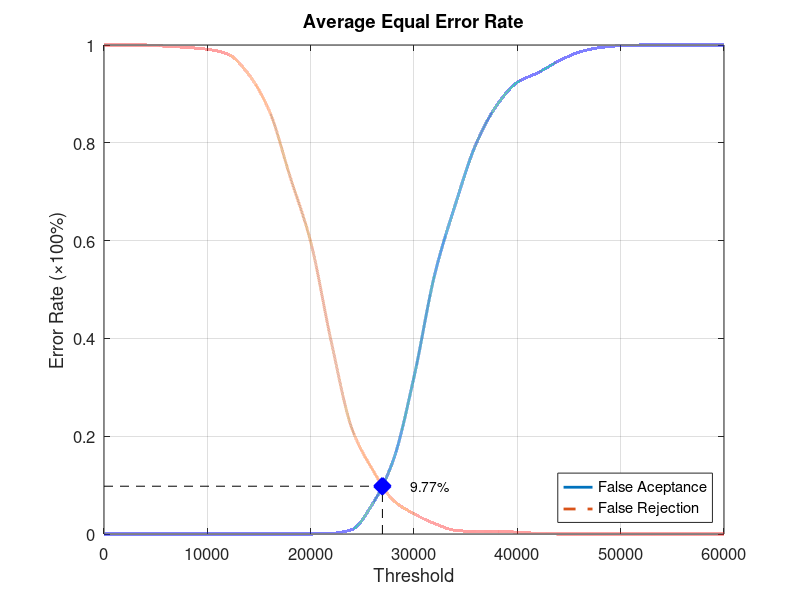
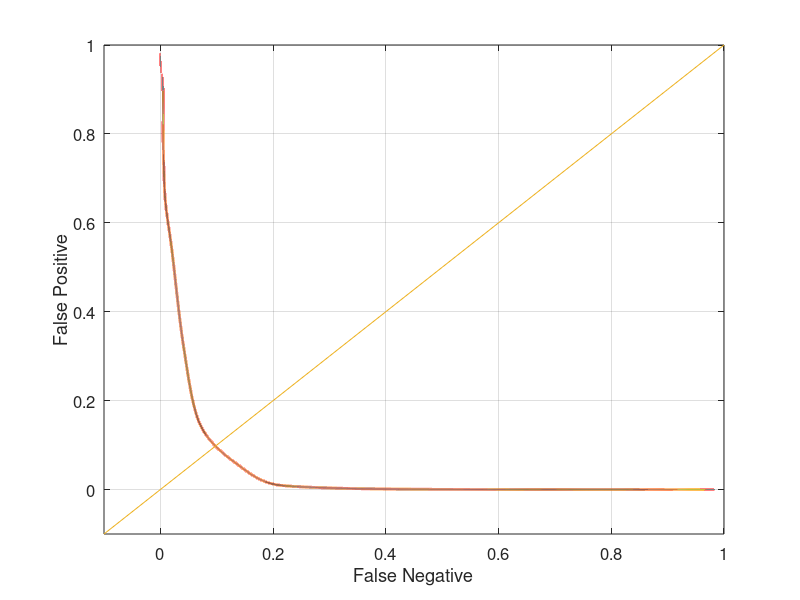

Source code (MATLAB) for these figures, in order:
function yEER = Experiment2Average
close all;
clear;
clc;
x = 0:2000:60000;
xq = 0:0.5:60000;

y0 = [0 0 0 0 0 0 0 0 0 0 0 0.00131579 0.00921053 0.0618421 0.151316 0.321053 0.530263 0.673684 0.797368 0.876316 0.923684 0.943421 0.967105 0.985526 0.994737 0.998684 1 1 1 1 1];
yy0 = interp1(x, y0, xq, 'pchip');
y1 = [1 1 1 0.9975 0.995 0.99125 0.98125 0.94 0.865 0.73125 0.5975 0.3925 0.215 0.13125 0.06875 0.04125 0.02125 0.0075 0.005 0.005 0.00375 0.00125 0 0 0 0 0 0 0 0 0];
yy1 = interp1(x, y1, xq, 'pchip');

% Calculating EER: 
y2 = abs(y0 - y1);
find(y2 == min(y2))
yy2 = abs(yy0 - yy1);
xEER = find(yy2 == min(yy2));
xEERIndex = xq(xEER) % X-axis EER
yEER = yy0(xEER) % Y-axis EER

main = figure
plot(xq, yy0,'-','LineWidth', 2);	hold on
plot(xq, yy1,'--','LineWidth', 2);	hold on
plot([xEERIndex xEERIndex], [0 yEER], 'k--');	hold on
plot([0 xEERIndex], [yEER yEER], 'k--');	hold on
plot(xEERIndex, yEER, 'bx', 'LineWidth', 10);	hold on
text(xEERIndex + 10 * xEERIndex / 100, yEER, [num2str(round((10000 * yEER)) / 100) '%'])
legend('False Aceptance', 'False Rejection', 'Location', 'SouthEast')
xlabel('Threshold')
ylabel('Error Rate (\times100%)')
title('Average Equal Error Rate')
set(gca, 'FontSize', 12)
axis([0 60000 0 1])
grid on

print(main, 'Experiment2AverageMain', '-dpng');
FNRxFPR = figure('Color', [1 1 1]);
plot(yy1, yy0, '-', yy1, yy0, 'LineWidth', 2);
hold on
y = -0.1:0.1:1
plot(y, y); 
set(gca, 'FontSize', 12)
xlabel('False Negative')
ylabel('False Positive')
axis([-0.1 1 -0.1 1])
set(gca, 'FontSize', 12)
grid on

print(FNRxFPR, 'Experiment2AverageFNRxFPR','-dpng');
end
